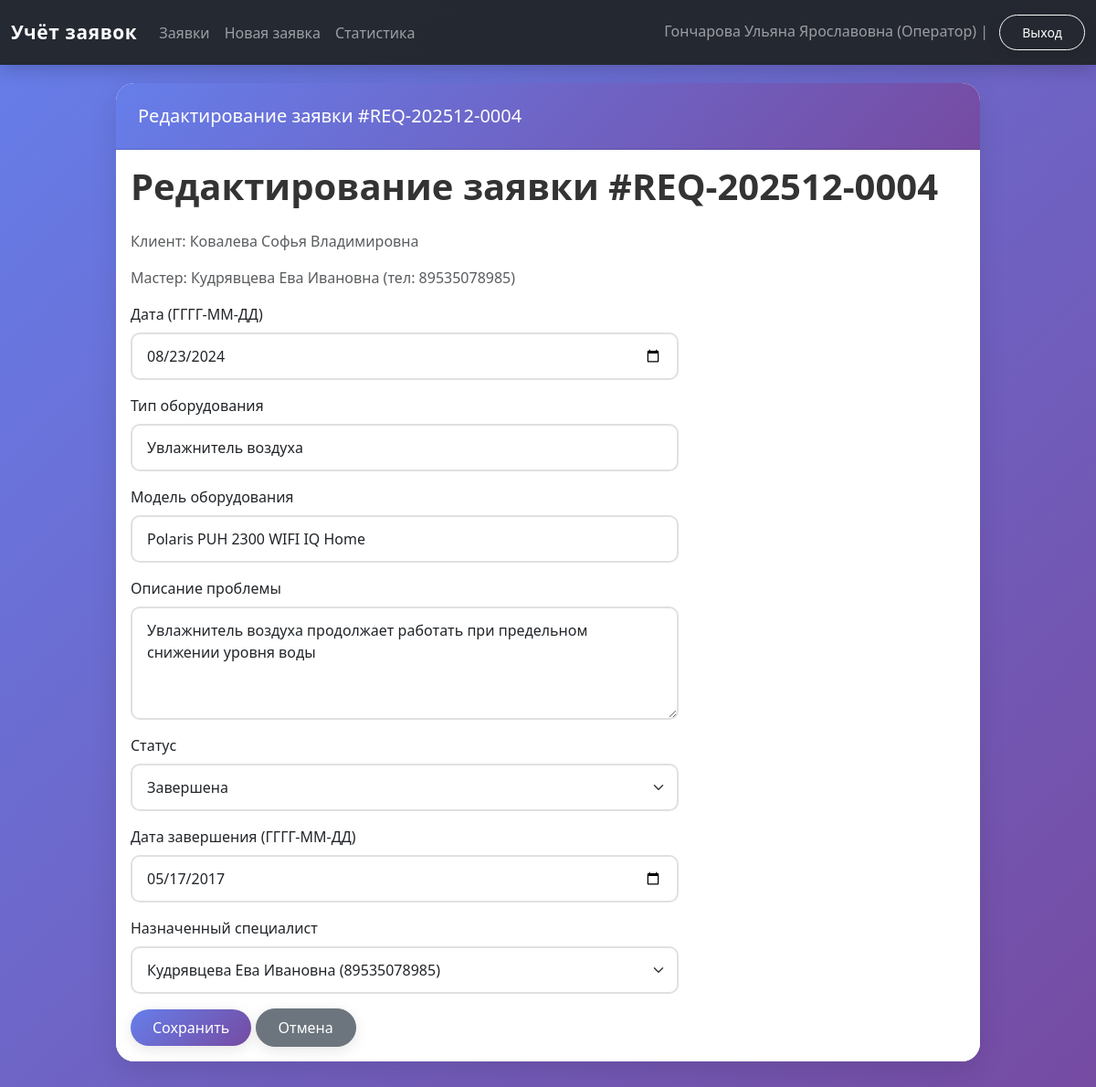
Screenshot of /requests/4/edit (signed in) with the database file from the repository.
### tables this page shows
CREATE TABLE users (
            user_id INTEGER PRIMARY KEY AUTOINCREMENT,
            fio TEXT NOT NULL,
            phone TEXT NOT NULL,
            login TEXT UNIQUE NOT NULL,
            password TEXT NOT NULL,
            user_type TEXT NOT NULL CHECK (
                user_type IN ('Менеджер', 'Специалист', 'Оператор', 'Заказчик', 'Менеджер по качеству')
            ),
            is_active INTEGER DEFAULT 1,
            registration_date TEXT DEFAULT (DATE('now')),
            email TEXT,
            address TEXT,
            notes TEXT
        );

CREATE TABLE requests (
            request_id INTEGER PRIMARY KEY AUTOINCREMENT,
            request_number TEXT UNIQUE,
            start_date TEXT NOT NULL,
            climate_tech_type TEXT NOT NULL,
            climate_tech_model TEXT NOT NULL,
            problem_description TEXT NOT NULL,
            request_status TEXT NOT NULL DEFAULT 'Новая заявка' CHECK (
                request_status IN ('Новая заявка', 'В процессе ремонта', 'Ожидание комплектующих',
                                    'Готова к выдаче', 'Завершена', 'Отменена')
            ),
            priority TEXT DEFAULT 'Средний' CHECK (priority IN ('Низкий', 'Средний', 'Высокий', 'Критичный')),
            completion_date TEXT,
            repair_parts TEXT,
            estimated_time INTEGER,

            master_id INTEGER REFERENCES users(user_id) ON DELETE SET NULL,
            client_id INTEGER NOT NULL REFERENCES users(user_id) ON DELETE CASCADE,
            quality_manager_id INTEGER REFERENCES users(user_id) ON DELETE SET NULL,

            deadline_extension TEXT,
            extension_reason TEXT,
            customer_agreement INTEGER DEFAULT 0,

            qr_code_generated INTEGER DEFAULT 0,
            qr_code_token TEXT UNIQUE,
            feedback_received INTEGER DEFAULT 0,

            created_at TEXT DEFAULT (DATETIME('now')),
            updated_at TEXT DEFAULT (DATETIME('now'))
        );

### web_app.py (the view)
    def wrapper(*args, **kwargs):
        if "user" not in session:
            return redirect(url_for("login"))
        return view_func(*args, **kwargs)

### web_app.py (called while the page is built)
def get_connection():
    if not os.path.exists(DB_NAME):
        raise FileNotFoundError(
            f"Файл базы данных '{DB_NAME}' не найден. "
            f"Сначала запустите 'test.py' для создания БД."
        )
    conn = sqlite3.connect(DB_NAME)
    conn.row_factory = sqlite3.Row
    return conn

def login_required(view_func):
    def wrapper(*args, **kwargs):
        if "user" not in session:
            return redirect(url_for("login"))
        return view_func(*args, **kwargs)
    wrapper.__name__ = view_func.__name__
    return wrapper

### templates/edit_request.html (shortened to what this page needs)
{% extends "base.html" %}
{% block header %}Редактирование заявки #{{ request_data.request_number }}{% endblock %}
{% block content %}
<h1>Редактирование заявки #{{ request_data.request_number }}</h1>
<p class="text-muted">Клиент: {{ request_data.client_fio }}</p>
{% if request_data.master_fio %}
<p class="text-muted">Мастер: {{ request_data.master_fio }}{% if request_data.master_phone %} (тел: {{ request_data.master_phone }}){% endif %}</p>
{% endif %}
<form method="post" class="mt-3" style="max-width: 600px;">
  <div class="mb-3">
    <label class="form-label">Дата (ГГГГ-ММ-ДД)</label>
    <input type="date" name="start_date" class="form-control" value="{{ request_data.start_date }}" required>
  </div>
  {% if can_all or can_status %}
  <div class="mb-3">
    <label class="form-label">Тип оборудования</label>
    <input type="text" name="climate_tech_type" class="form-control" value="{{ request_data.climate_tech_type }}" required>
  </div>
  <div class="mb-3">
    <label class="form-label">Модель оборудования</label>
    <input type="text" name="climate_tech_model" class="form-control" value="{{ request_data.climate_tech_model }}" required>
  </div>
  {% endif %}
  <div class="mb-3">
    <label class="form-label">Описание проблемы</label>
    <textarea name="problem_description" class="form-control" rows="4" required>{{ request_data.problem_description }}</textarea>
  </div>
  {% if can_status or can_all %}
  <div class="mb-3">
    <label class="form-label">Статус</label>
    <select name="request_status" class="form-select" required>
      {% for status in statuses %}
      <option value="{{ status }}" {% if status == request_data.request_status %}selected{% endif %}>{{ status }}</option>
      {% endfor %}
    </select>
  </div>
  <div class="mb-3">
    <label class="form-label">Дата завершения (ГГГГ-ММ-ДД)</label>
    <input type="date" name="completion_date" class="form-control" value="{{ request_data.completion_date or '' }}">
  </div>
  <div class="mb-3">
    <label class="form-label">Назначенный специалист</label>
    <select name="master_id" class="form-select">
      {% for s in specialists %}
      <option value="{{ s.user_id }}" {% if s.user_id == request_data.master_id %}selected{% endif %}>{{ s.fio }}{% if s.phone %} ({{ s.phone }}){% endif %}</option>
      {% endfor %}
    </select>
  </div>
  {% endif %}
  <button type="submit" class="btn btn-primary">Сохранить</button>
  <a href="{{ url_for('requests_list') }}" class="btn btn-secondary">Отмена</a>
</form>
{% endblock %}

### templates/base.html (shortened to what this page needs)
<!doctype html>
<html lang="ru">
<head>
    <link rel="stylesheet"
          href="https://cdn.jsdelivr.net/npm/bootstrap@5.3.2/dist/css/bootstrap.min.css">
    <link rel="stylesheet" href="{{ url_for('static', filename='styles.css') }}">
</head>
<body>
<nav class="navbar navbar-expand-lg navbar-dark bg-dark">
  <div class="container-fluid">
    <a class="navbar-brand" href="{{ url_for('index') }}">Учёт заявок</a>
    <div class="collapse navbar-collapse" id="navbarNav">
      <ul class="navbar-nav me-auto mb-2 mb-lg-0">
        {% if current_user %}
        <li class="nav-item">
          <a class="nav-link" href="{{ url_for('requests_list') }}">Заявки</a>
        </li>
        <li class="nav-item">
          <a class="nav-link" href="{{ url_for('new_request') }}">Новая заявка</a>
        </li>
        <li class="nav-item">
          <a class="nav-link" href="{{ url_for('stats') }}">Статистика</a>
        </li>
        {% endif %}
      </ul>
      <span class="navbar-text">
        {% if current_user %}
          {{ current_user['fio'] }} ({{ current_user['user_type'] }}) |
          <a href="{{ url_for('logout') }}" class="btn btn-sm btn-outline-light ms-2">Выход</a>
        {% else %}
          <a href="{{ url_for('login') }}" class="btn btn-sm btn-outline-light">Войти</a>
          <a href="{{ url_for('register') }}" class="btn btn-sm btn-outline-light ms-2">Регистрация</a>
        {% endif %}
      </span>
    </div>
  </div>
</nav>
<div class="container app-shell">
  <div class="row justify-content-center">
    <div class="col-12 col-lg-11 col-xl-10">
      <div class="card app-card">
        <div class="card-header app-card-header">
          <h5 class="mb-0">{% block header %}{{ title }}{% endblock %}</h5>
        </div>
        <div class="card-body bg-white">
          {% block content %}{% endblock %}
        </div>
      </div>
    </div>
  </div>
</div>
</body>
</html>

### static/styles.css (style rules this page uses)
* { transition: all 0.3s ease; }
body { min-height: 100vh; background: linear-gradient(135deg, #667eea 0%, #764ba2 25%, #f093fb 50%, #4facfe 75%, #00f2fe 100%); background-size: 400% 400%; animation: gradientShift 15s ease infinite; background-attachment: fixed; font-family: 'Segoe UI', Tahoma, Geneva, Verdana, sans-serif; }
.app-shell { padding: 20px 0 40px; animation: fadeIn 0.5s ease-in; }
.app-card { border-radius: 20px; box-shadow: 0 20px 60px rgba(0,0,0,0.3); overflow: hidden; background: rgba(255, 255, 255, 0.95); backdrop-filter: blur(10px); animation: slideUp 0.6s ease-out; }
.app-card-header { background: linear-gradient(135deg, #667eea 0%, #764ba2 100%); color: #fff; padding: 1.5rem; }
.navbar { background: rgba(33, 37, 41, 0.95) !important; backdrop-filter: blur(10px); box-shadow: 0 4px 20px rgba(0,0,0,0.2); }
.navbar-brand { font-weight: 700; letter-spacing: 0.03em; font-size: 1.3rem; }
.btn { border-radius: 50px; padding: 0.5rem 1.5rem; font-weight: 500; transition: all 0.3s ease; box-shadow: 0 4px 15px rgba(0,0,0,0.1); }
.btn-primary { background: linear-gradient(135deg, #667eea 0%, #764ba2 100%); border: none; }
.form-control, .form-select { border-radius: 10px; border: 2px solid #e0e0e0; padding: 0.75rem 1rem; transition: all 0.3s ease; }
h1 { color: #333; font-weight: 700; margin-bottom: 1.5rem; }
.card { border: none; border-radius: 20px; box-shadow: 0 10px 30px rgba(0,0,0,0.1); transition: all 0.3s ease; }

### rows the page displays
users: user_type "Оператор", client_fio "Ковалева Софья Владимировна"
requests: request_number "REQ-202512-0004", start_date "08/23/2024", climate_tech_type "Увлажнитель воздуха", climate_tech_model "Polaris PUH 2300 WIFI IQ Home", problem_description "Увлажнитель воздуха продолжает работать при предельном снижении уровня воды", request_status "Завершена", completion_date "05/17/2017", master_id "Кудрявцева Ева Ивановна (89535078985)"
users: master_fio "Кудрявцева Ева Ивановна", master_phone "89535078985"

### other values shown
{{ current_user['fio'] }} "Гончарова Ульяна Ярославовна"
